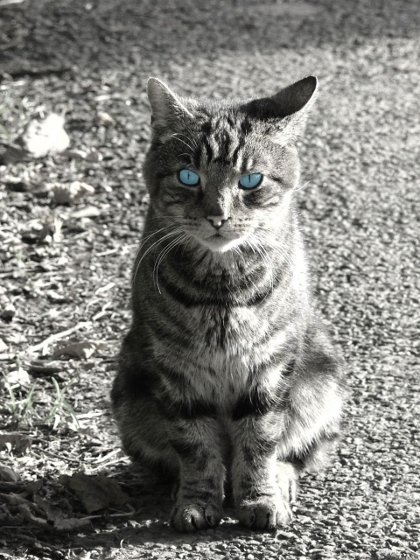
#> input picture data/images/cat.jpg, 420 x 560 px
$ jupyter execute ImgProc_3_GanglionCell.ipynb   (shell and % lines are left out)
#> lines starting #> are read from the running program, lines starting #| are printed output that depends on the picture
# Ganglion Cells

## Physiology
Let us pick out a single ganglion cell on the retina, and observe the response of that cell. The area on the retina that influences the response of this cell, and the corresponding visual input, is called the *receptive field* of a ganglion cell. Within this receptive field, some areas excite our cell, and some inhibit it. Typical retinal ganglion cells have a *center-surround* profile:

For an *on-center cell*, illuminating the immediate surrounding excities the ganglion cell, and illuminating the surrounding area inhibits the cell. Mathematically, we can describe this behavior with a *Difference Of Gaussian (DOG)*-function:

$f(x;\sigma) = \frac{1}{\sigma_1\sqrt{2\pi}} \, \exp \left( -\frac{x^2}{2\sigma_1^2} \right)-\frac{1}{\sigma_2\sqrt{2\pi}} \, \exp \left( -\frac{x^2}{2\sigma_2^2} \right)$

The values of $\sigma _{1}$ $\sigma _{2}$ have a ratio of approximately 1:1.6, but vary as a function of eccentricity.

## Filtering an Image
For this example, I show the image that we would see if the size of the receptive field were fixed, and $\sigma_1=1$ pixel and $\sigma_2=2$ pixel:

[cell 1]
import numpy as np
import matplotlib.pyplot as plt
from skimage import color, filters, exposure
import os

[cell 2]
# Get the data
inDir = ('./data/images')
inFile = 'cat.jpg'
data = plt.imread(os.path.join(inDir, inFile))
#> data is the input picture: shape (560, 420, 3); mean R, G, B 128.9, 128.6, 124.2

# Convert the image to grayscale, and apply a DOG-filter
# The filter-parameters depend on the scale at which you want the edges!
(sd_center, sd_surround) = (5, 60)
img = color.rgb2gray(data)
edges = filters.gaussian(img, sd_center) - filters.gaussian(img, sd_surround)
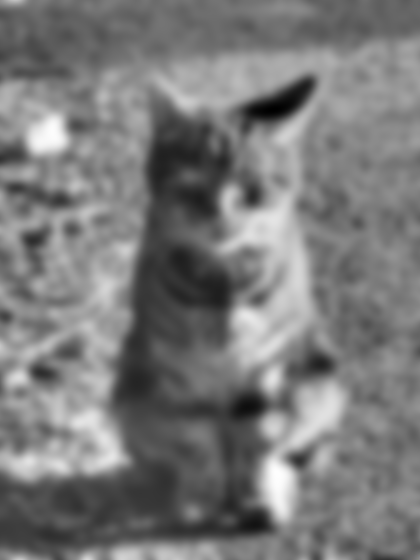
#> edges: shape (560, 420) float64; min -0.428, max 0.459, mean -0.00415; drawn with min black and max white

For finer control the "convolution" command from *scipy* is probably more suitable.

[cell 3]
plt.imshow(edges, 'gray')

[cell 4]
edges[5:10,5:10]
#> Out = [[0.0269, 0.0323, 0.0374, 0.0419, 0.0459], [-9.68e-05, 0.00438, 0.00854, 0.0123, 0.0154], [-0.0263, -0.0223, -0.0187, -0.0155, -0.0128], [-0.0507, -0.047, -0.0435, -0.0405, -0.0379], [-0.0725, -0.0688, -0.0653, -0.0622, -0.0595]]

We have *positive* and *negative* numbers, implying that positive and negative edges are shown differently. If we want to show *all distinct edges* with a bright color, we have to do that by hand:

[cell 5]
all_edges = np.abs(edges)
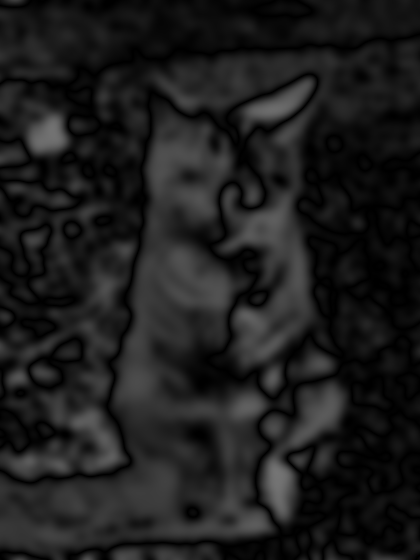
#> all_edges: shape (560, 420) float64; min 5.58e-07, max 0.459, mean 0.116
distinction_threshold = 0.05
plt.imshow(all_edges > distinction_threshold, 'gray')
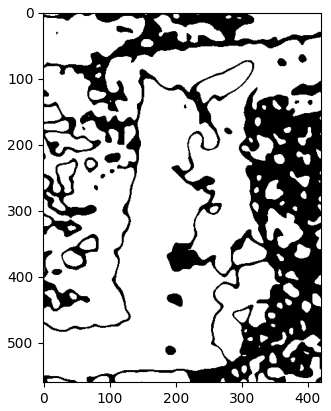
#> figure drawn by matplotlib, 1 panel

[cell 6]
eq = exposure.exposure.equalize_hist(np.abs(all_edges))
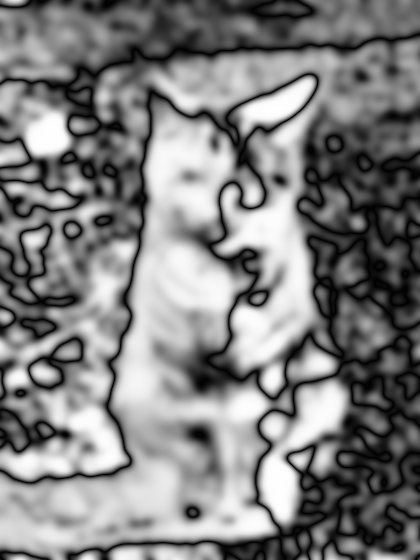
#> eq: shape (560, 420) float64; min 0.0102, max 1, mean 0.503
plt.imshow(eq)
